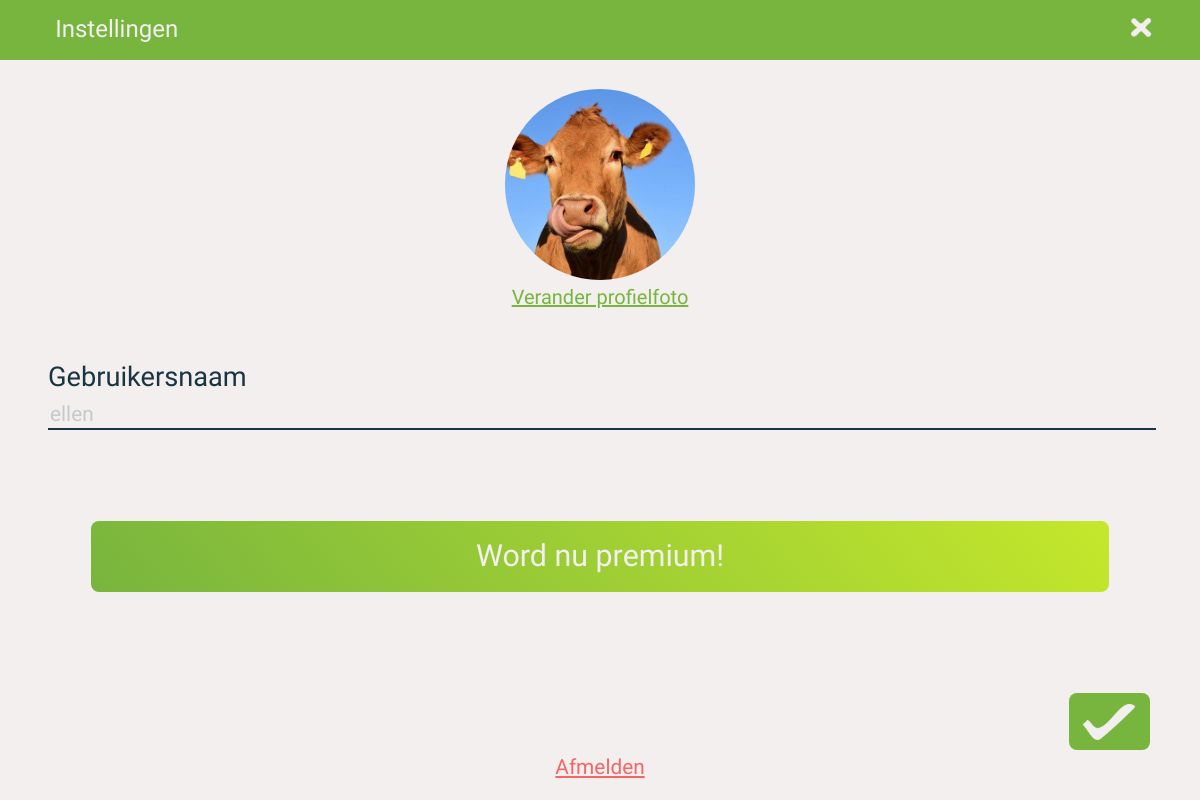
/settings.php (signed in), run on the app's committed database.
### tables this page shows
CREATE TABLE `users` (
  `id` int(255) NOT NULL,
  `username` varchar(255) NOT NULL,
  `password` varchar(255) NOT NULL,
  `email` varchar(255) NOT NULL,
  `profile_picture` varchar(255) NOT NULL DEFAULT 'default.jpg',
  `premium` int(255) NOT NULL DEFAULT '0',
  `reactions` int(11) NOT NULL DEFAULT '2',
  `products_saved` int(255) NOT NULL DEFAULT '0'
);

### classes/User.php (called while the page is built, shortened)
<?php
    class User {
        public static function getUsernameById($userId){
            $conn = Database::getConnection();
            $query = $conn->prepare("SELECT username FROM users WHERE id = :userId");
            $query->bindValue(":userId", $userId);
            $query->execute();
            $id = $query->fetch();
            return $id['username'];
        }
        public static function getProfilePictureById($userId){
            $conn = Database::getConnection();
            $query = $conn->prepare("SELECT profile_picture FROM users WHERE id = :userId");
            $query->bindValue(":userId", $userId);
            $query->execute();
            $id = $query->fetch();
            return $id['profile_picture'];
        }
    }
?>

### settings.php (the view, shortened to what this page needs)
<?php
    $userId = $_SESSION['userId'];
?>
<!DOCTYPE html>
<html lang="en">
<head>
    <link rel="stylesheet" href="css/normalize.css">
    <link rel="stylesheet" href="css/general.css">
</head>
<body>
    <header class="green_header">
        <h2>Instellingen</h2>
        <a href="profile.php"><img id="exit_icon" src="assets/icons/exit_white_icon.png"></a>
    </header>
    <section class="profile_edit_section">
        <form action="" method="post" enctype="multipart/form-data">
            <div id="pfp_input_wrapper">
                <label for="pfp_input">
                    <img id="pfp_preview" for="pfp_input" src="profile_pictures/<?php echo User::getProfilePictureById($userId); ?>">
                    <p id="label_text">Verander profielfoto</p>
                </label>
            </div>
            <div>
                <label for="username">Gebruikersnaam</label>
                <input type="text" id="username" name="username" placeholder="<?php echo User::getUsernameById($userId); ?>">
            </div>
            <input type="image" src="assets/icons/checkmark_white.png" alt="Submit" id="submit_button">
        </form>
    </section>
    <a href="premium.html" id="get_premium_button">Word nu premium!</a>
    <a href="logout.php" id="logout_button">Afmelden</a>
</body>
</html>

### css/general.css (style rules this page uses)
:root { --offWhite: #F3EFEF; --offBlack: #1A3541; --accentGreen: #78B53E; --placeholderGrey: #C6C9CB; --warningRed: #F66565; --textFont: 'Cabin', sans-serif; --titleFont: 'RocknRoll One', sans-serif; --titleFontSize: 1.9em; --pageTitleFontSize: 1em; --actionBarFontSize: 1.5em; --whiteSpaceOffset: 3em; }
* { font-family: var(--textFont); color: var(--offBlack); }
body { height: 100vh; background-color: var(--offWhite); }
a { color: var(--offBlack); text-decoration: none; }
h1, h2, h3 { font-family: var(--titleFont); font-weight: 300; margin: 0; }
header { background-color: var(--offWhite); position: sticky; top: 0; z-index: 999; display: flex; align-items: center; padding-left: var(--whiteSpaceOffset); padding-top: 1em; padding-bottom: 1em; }
header img { width: 1.3em; }
header h2 { margin-left: 0.3em; font-size: var(--actionBarFontSize); flex-grow: 1; }
.green_header { background-color: var(--accentGreen); }
.green_header h2 { color: var(--offWhite); }
#exit_icon, #settings_icon { margin-right: var(--whiteSpaceOffset); }
section { display: flex; flex-direction: column; }
form { display: flex; flex-direction: column; align-items: center; }
form div { display: flex; flex-direction: column; width: 100%; }
form label { font-size: 1.7em; margin-bottom: 0.3em; margin-top: 0.5em; }
form input { border: none; background-color: transparent; font-size: 1.3em; }
form input[type=text], input[type=password] { border-bottom: solid 2.5px var(--offBlack); width: 100%; }
form input::placeholder { color: var(--placeholderGrey); }
.profile_edit_section { margin-left: var(--whiteSpaceOffset); margin-right: var(--whiteSpaceOffset); display: flex; flex-direction: column; }
#pfp_input_wrapper { margin-top: 1em; margin-bottom: 2em; }
#pfp_input_wrapper label { display: flex; flex-direction: column; align-items: center; }
.profile_edit_section #pfp_preview { width: 7em; height: 7em; border-radius: 50%; object-fit: cover; }
.profile_edit_section #label_text { color: var(--accentGreen); text-decoration: underline; margin: 0; margin-top: 0.3em; font-size: 20px; }
.profile_edit_section #submit_button { background-color: var(--accentGreen); border-radius: 8px; width: 2.5em; padding: 0.7em; padding-top: 0.5em; padding-bottom: 0.5em; position: fixed; bottom: 50px; right: 50px; }
#get_premium_button { background: rgb(120,181,62); background: linear-gradient(50deg, rgba(120,181,62,1) 0%, rgba(196,231,43,1) 99%);color: var(--offWhite); font-size: var(--titleFontSize); display: block; margin-left: var(--whiteSpaceOffset); margin-right: var(--whiteSpaceOffset); margin-top: 3em; text-align: center; padding-top: 0.6em; padding-bottom: 0.6em; border-radius: 8px; }
#logout_button { color: var(--warningRed); text-decoration: underline; font-size: 1.3em; position: fixed; bottom: 20px; left: 50%; transform: translate(-50%, 0); }

### data on the page
users: profile_picture (picture), username "ellen"
